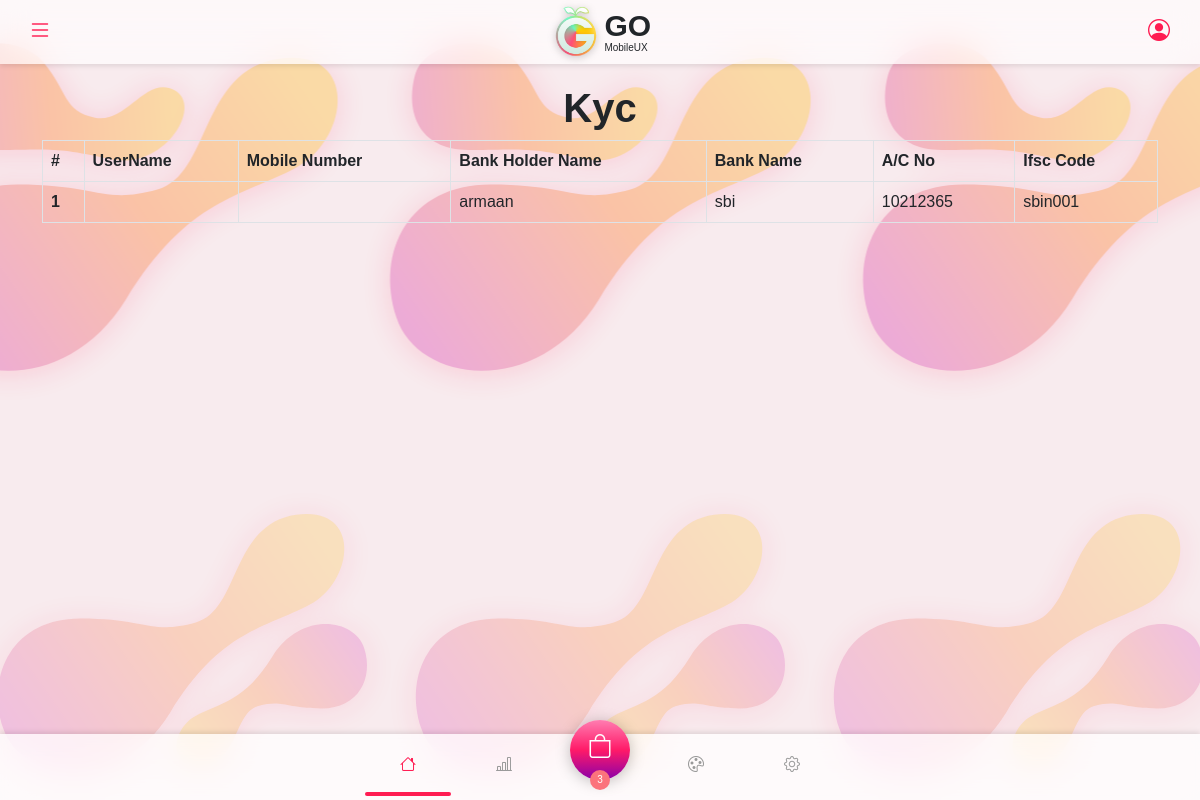
Page /admin_kyc on the earlier database version.
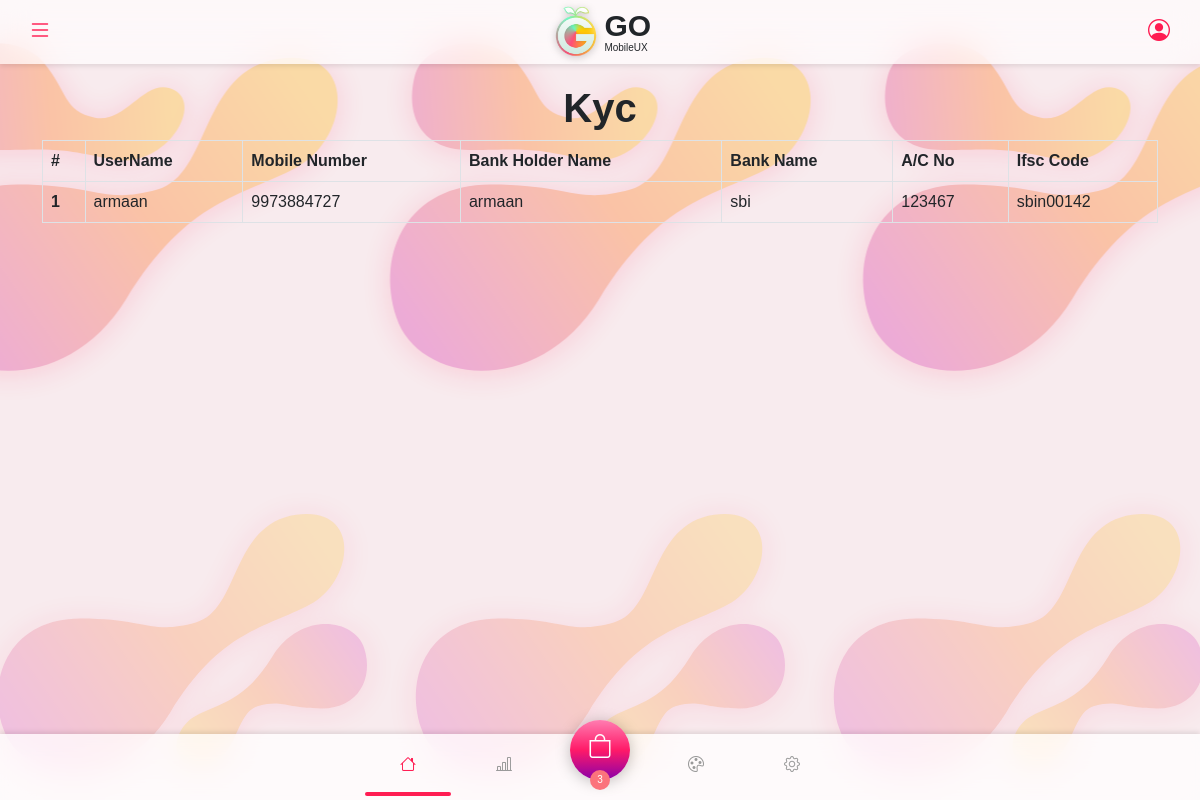
Same page on the later database version.
### shopping_app/models.py (models this page shows, shortened)
class Kyc(models.Model):
    user = models.ForeignKey(to=Profile,on_delete=CASCADE)
    bank_holder_name=models.CharField(max_length=50)
    bank_name = models.CharField(max_length=100)
    account_number = models.CharField(max_length=100)
    ifsc_code = models.CharField(max_length=50)

class Profile(models.Model):
    user = models.OneToOneField(to=User,on_delete=CASCADE)
    mobile = models.CharField(max_length=100)
    referral_id = models.CharField(max_length=12,blank=True)
    refer_by = models.CharField(max_length=50,null=True,blank=True)

### shopping_app/views.py (the view)
# urls.py: path('admin_kyc',views.admin_kyc,name="admin_kyc"),
def admin_kyc(request):
    kyc = Kyc.objects.all()
    return render(request,'admin_panel/kyc/kyc.html',{'kyc':kyc})

### templates/admin_panel/kyc/kyc.html
{% extends 'Base/base.html' %}
{% block main-content %}
<center>
    <h1>Kyc</h1>
</center>
<div class="table-responsive">
<table class="table table-bordered">
    <thead>
      <tr>
        <th scope="col">#</th>
        <th scope="col">UserName</th>
        <th scope="col">Mobile Number</th>
        <th scope="col">Bank Holder Name</th>
        <th scope="col">Bank Name</th>
        <th scope="col">A/C No</th>
        <th scope="col">Ifsc Code</th>
      </tr>
    </thead>
    <tbody>
        {% for i in kyc  %}
      <tr>
        <th scope="row">{{forloop.counter}}</th>
        <td>{{i.user.user.first_name}}</td>
        <td>{{i.user.mobile}}</td>
        <td>{{i.bank_holder_name}}</td>
        <td>{{i.bank_name}}</td>
        <td>{{i.account_number}}</td>
        <td>{{i.ifsc_code}}</td>
    </tr>
    {% endfor %}
    </tbody>
  </table>
</div>
{% endblock main-content %}

Differences in the rows shown:
changed Kyc "armaan": user.user.first_name (not shown) → "armaan"; user.mobile (not shown) → "9973884727"; account_number "10212365" → "123467"; ifsc_code "sbin001" → "sbin00142"
